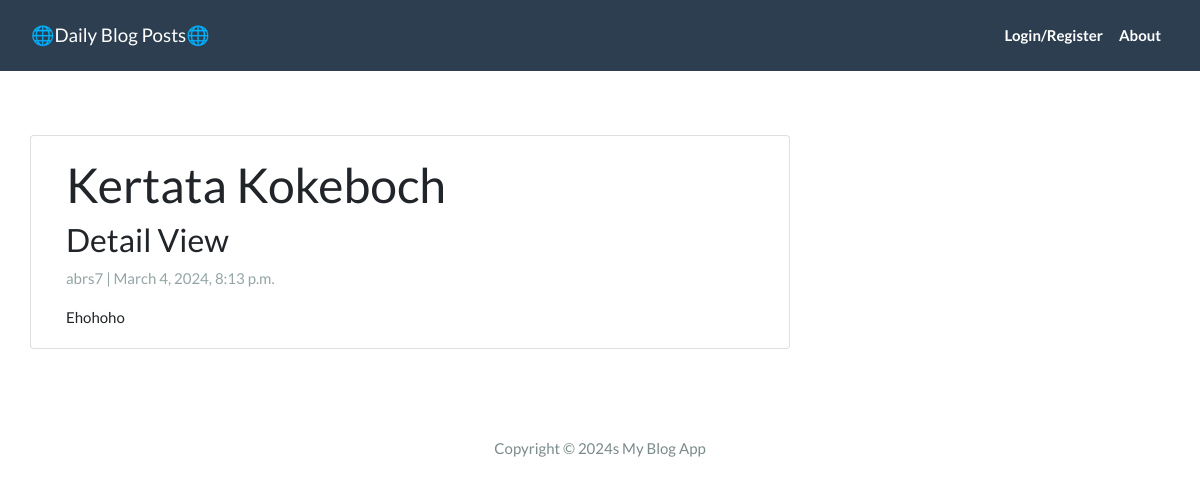
Page /app/post_detail/blog_4/ on the earlier database version.
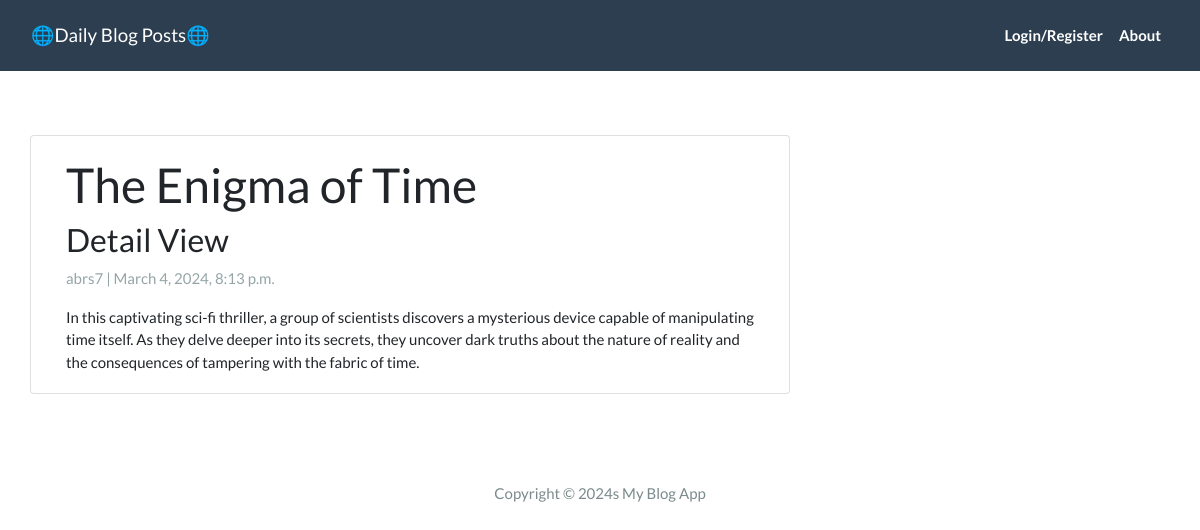
Same page on the later database version.
### app/models.py (models this page shows, shortened)
class Post(models.Model):
    title = models.CharField(max_length =256, unique=True)
    slug = models.SlugField(max_length=256, unique=True )
    author = models.ForeignKey(User, on_delete=models.CASCADE, related_name='blog_posts')
    created_on = models.DateTimeField(auto_now_add = True)
    updated_on = models.DateTimeField(auto_now = True)
    content = models.TextField()
    status = models.IntegerField(choices = STATUS, default= 0)
    class Meta():
        ordering = ['-created_on']

### app/views.py (the view)
# urls.py: path('post_detail/<slug:slug>/',views.PostDetail.as_view(), name = 'post_detail'),
class PostDetail(DetailView):
    model = Post
    template_name = 'post_detail.html'

### templates/post_detail.html
{% extends 'base.html' %}
{% block content %}
<div class="container">
  <div class="row">
    <div class="col-md-8 card mb-4  mt-3 left  top">
      <div class="card-body">
        <h1>{% block title %} {{ object.title }} {% endblock title %}</h1>
        <h3>Detail View</h3>
        <p class=" text-muted">{{ post.author }} | {{ post.created_on }}</p>
        <p class="card-text ">{{ object.content | safe }}</p>
      </div>
    </div>
  </div>
</div>
{% endblock content %}

Differences in the rows shown:
changed Post "abrs7": title "Kertata Kokeboch" → "The Enigma of Time"; content "Ehohoho" → "In this captivating sci-fi thriller, a group of scientists discovers a mysterious device capable of manipulating time itself. As they delve deeper into its secrets, they uncover dark truths about the nature of reality and the consequences of tampering with the fabric of time."
